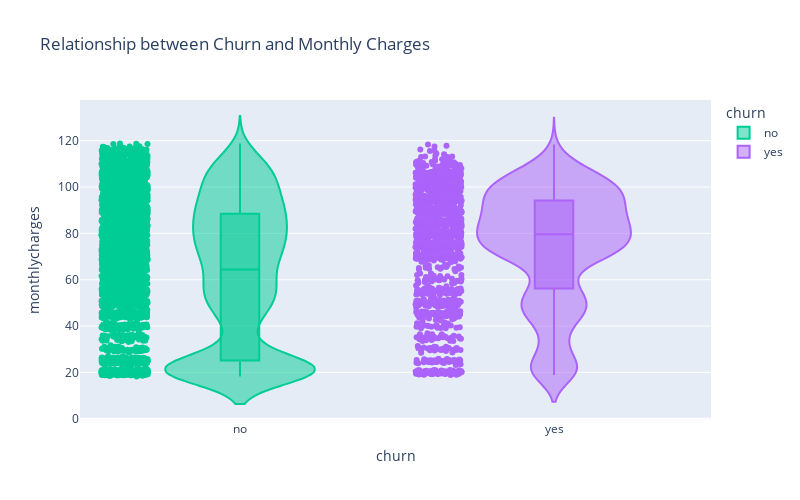

Source (notebook cell):
### Markdown cell above
Most customers that left the service where customers on a tenure less than 20

### Code cell
# Create violin plot for 'monthlycharges'
fig = px.violin(df, x="churn", y="monthlycharges", color="churn", box=True, points="all",
                title="Relationship between Churn and Monthly Charges", color_discrete_map=colors)
fig.update_layout(width=800, height=500)  # Adjust the figure size
fig.show()

### Figure 1 — Plotly figure (JSON) as saved in the notebook; plotly's stock layout.template omitted (floating-point values rounded to 4 significant figures; data arrays with more than 128 entries replaced by an {"elided": "..."} marker saying what was removed)
{"data": [{"alignmentgroup": "True", "box": {"visible": true}, "hovertemplate": "churn=%{x}<br>monthlycharges=%{y}<extra></extra>", "legendgroup": "no", "marker": {"color": "#00cc96"}, "name": "no", "offsetgroup": "no", "orientation": "v", "points": "all", "scalegroup": "True", "showlegend": true, "type": "violin", "x": {"elided": "5163 str values"}, "x0": " ", "xaxis": "x", "y": {"elided": "5163 float values"}, "y0": " ", "yaxis": "y"}, {"alignmentgroup": "True", "box": {"visible": true}, "hovertemplate": "churn=%{x}<br>monthlycharges=%{y}<extra></extra>", "legendgroup": "yes", "marker": {"color": "#ab63fa"}, "name": "yes", "offsetgroup": "yes", "orientation": "v", "points": "all", "scalegroup": "True", "showlegend": true, "type": "violin", "x": {"elided": "1869 str values"}, "x0": " ", "xaxis": "x", "y": {"elided": "1869 float values"}, "y0": " ", "yaxis": "y"}], "layout": {"height": 500, "legend": {"title": {"text": "churn"}, "tracegroupgap": 0}, "title": {"text": "Relationship between Churn and Monthly Charges"}, "violinmode": "overlay", "width": 800, "xaxis": {"anchor": "y", "categoryarray": ["no", "yes"], "categoryorder": "array", "domain": [0, 1], "title": {"text": "churn"}}, "yaxis": {"anchor": "x", "domain": [0, 1], "title": {"text": "monthlycharges"}}}}
